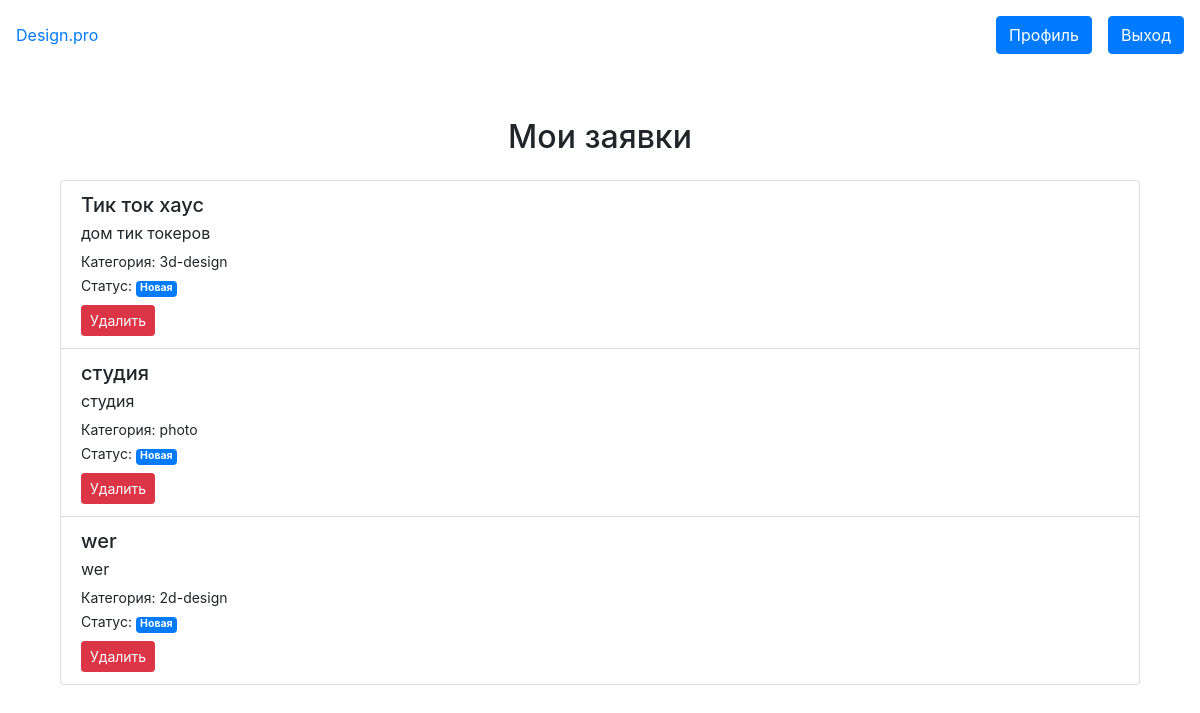
The app's page /interior/user/4/requests/ (signed in) with its own data.
### interior/models.py (models this page shows, shortened)
class Request(models.Model):
    title = models.CharField(max_length=200, verbose_name='Название')
    description = models.TextField(max_length=1000, verbose_name='Описание')
    category = models.ForeignKey(Category, on_delete=models.SET_NULL, null=True, help_text='Выберите категорию')
    timestamp = models.DateTimeField(auto_now_add=True)
    user = models.ForeignKey(User, on_delete=models.CASCADE)
    def validate_image(image):
        valid_mime_types = ['image/jpeg', 'image/png', 'image/bmp']
        mime_type = image.file.content_type
        if mime_type not in valid_mime_types:
            raise ValidationError("Формат файла должен быть: jpg, jpeg, png, bmp.")
        file_size = image.size
        limit_mb = 2
        if file_size > limit_mb * 1024 * 1024:
            raise ValidationError("Размер файла не должен превышать 2 МБ.")
    design_image = models.ImageField(upload_to='interior/design',validators=[validate_image], verbose_name='Фото')
    STATUS_CHOICES = (
        ('new', 'Новая'),
        ('in_progress', 'Принято в работу'),
        ('completed', 'Выполнено'),
    )
    status = models.CharField(max_length=20, choices=STATUS_CHOICES, default='new')

class Category(models.Model):
    name = models.CharField(max_length=100, unique=True, verbose_name='Категория')

### interior/views.py (the view)
# urls.py: path('user/<int:user_id>/requests/', views.user_requests, name='profile-requests'),
def user_requests(request, user_id):
    user = request.user
    requests = Request.objects.filter(user=user).order_by('-id')
    return render(request, 'interior/user_requests.html', {'requests': requests})

### interior/templates/interior/user_requests.html
{% extends 'base.html' %}
{% block content %}
<div class="container mt-5">
    <h2 class="mb-4 text-center">Мои заявки</h2>
    {% if requests %}
        <div class="list-group">
            {% for request in requests %}
                <div class="list-group-item">
                    <h5 class="mb-1">{{ request.title }}</h5>
                    <p class="mb-1">{{ request.description|truncatewords:20 }}</p>
                    <small>Категория: {{ request.category.name }}</small><br>
                    <small>Статус:
                        {% if request.status == 'new' %}
                            <span class="badge badge-primary">Новая</span>
                        {% elif request.status == 'in_progress' %}
                            <span class="badge badge-warning">Принято в работу</span>
                        {% else %}
                            <span class="badge badge-success">Выполнено</span>
                        {% endif %}
                    </small><br>
                    <a href="{% url 'request-delete' request.id %}" class="btn btn-danger btn-sm mt-2">Удалить</a>
                </div>
            {% endfor %}
        </div>
    {% else %}
        <p class="text-center">У вас нет заявок.</p>
    {% endif %}
</div>
{% endblock %}

### records on screen
Request: title "Тик ток хаус", description "дом тик токеров", category.name "3d-design", status "Новая"
Request: title "студия", description "студия", category.name "photo", status "Новая"
Request: title "wer", description "wer", category.name "2d-design", status "Новая"
